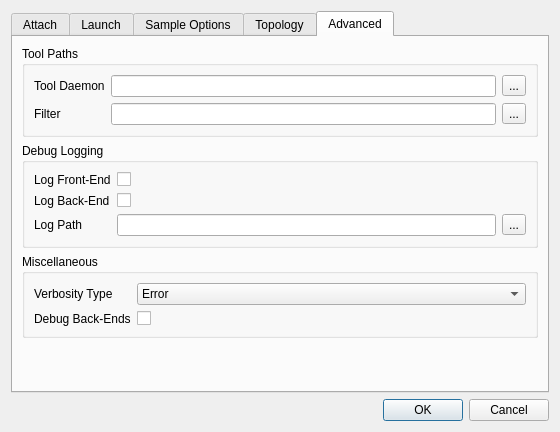
<?xml version="1.0" encoding="UTF-8"?>
<ui version="4.0">
 <class>JobControlDialog</class>
 <widget class="QDialog" name="JobControlDialog">
  <property name="geometry">
   <rect>
    <x>0</x>
    <y>0</y>
    <width>560</width>
    <height>432</height>
   </rect>
  </property>
  <property name="windowTitle">
   <string>Dialog</string>
  </property>
  <layout class="QVBoxLayout" name="verticalLayout">
   <item>
    <widget class="QTabWidget" name="tabWidget">
     <property name="currentIndex">
      <number>4</number>
     </property>
     <widget class="QWidget" name="tabAttach">
      <attribute name="title">
       <string>Attach</string>
      </attribute>
      <layout class="QVBoxLayout" name="verticalLayout_3">
       <item>
        <widget class="QGroupBox" name="grpRemoteHost">
         <property name="title">
          <string>Remote Host</string>
         </property>
         <layout class="QGridLayout" name="gridLayout">
          <item row="1" column="1">
           <widget class="QLineEdit" name="txtRemoteHost"/>
          </item>
          <item row="1" column="2">
           <widget class="QPushButton" name="btnSearchProcesses">
            <property name="text">
             <string>Search Host Processes</string>
            </property>
           </widget>
          </item>
          <item row="1" column="0">
           <widget class="QLabel" name="lblRemoteHost">
            <property name="text">
             <string>Remote Host</string>
            </property>
           </widget>
          </item>
          <item row="0" column="0">
           <widget class="QLabel" name="lblRemoteShell">
            <property name="text">
             <string>Remote Shell</string>
            </property>
           </widget>
          </item>
          <item row="0" column="1">
           <widget class="QComboBox" name="cmbRemoteShell">
            <item>
             <property name="text">
              <string>rsh</string>
             </property>
            </item>
            <item>
             <property name="text">
              <string>ssh</string>
             </property>
            </item>
           </widget>
          </item>
         </layout>
        </widget>
       </item>
       <item>
        <widget class="QGroupBox" name="grpProcesses">
         <property name="title">
          <string>Processes</string>
         </property>
         <layout class="QVBoxLayout" name="verticalLayout_2">
          <item>
           <widget class="QLineEdit" name="txtProcessesFitler"/>
          </item>
          <item>
           <widget class="QListWidget" name="lstProcesses"/>
          </item>
         </layout>
        </widget>
       </item>
      </layout>
     </widget>
     <widget class="QWidget" name="tabLaunch">
      <attribute name="title">
       <string>Launch</string>
      </attribute>
      <layout class="QVBoxLayout" name="verticalLayout_4">
       <item>
        <widget class="QLineEdit" name="txtLaunchString"/>
       </item>
       <item>
        <spacer name="verticalSpacer">
         <property name="orientation">
          <enum>Qt::Vertical</enum>
         </property>
         <property name="sizeHint" stdset="0">
          <size>
           <width>20</width>
           <height>40</height>
          </size>
         </property>
        </spacer>
       </item>
      </layout>
     </widget>
     <widget class="QWidget" name="tabSample">
      <attribute name="title">
       <string>Sample Options</string>
      </attribute>
      <layout class="QFormLayout" name="formLayout">
       <property name="fieldGrowthPolicy">
        <enum>QFormLayout::AllNonFixedFieldsGrow</enum>
       </property>
       <item row="1" column="0">
        <widget class="QLabel" name="lblSampleType">
         <property name="text">
          <string>Sample Type</string>
         </property>
        </widget>
       </item>
       <item row="1" column="1">
        <widget class="QComboBox" name="cmbSampleType">
         <item>
          <property name="text">
           <string>Function Only</string>
          </property>
         </item>
         <item>
          <property name="text">
           <string>Function and PC</string>
          </property>
         </item>
         <item>
          <property name="text">
           <string>Function and Line</string>
          </property>
         </item>
        </widget>
       </item>
       <item row="2" column="0">
        <widget class="QLabel" name="lblRetries">
         <property name="text">
          <string>Retries</string>
         </property>
        </widget>
       </item>
       <item row="2" column="1">
        <widget class="QSpinBox" name="txtRetries">
         <property name="value">
          <number>5</number>
         </property>
        </widget>
       </item>
       <item row="3" column="0">
        <widget class="QLabel" name="lblRetryFrequency">
         <property name="text">
          <string>Retry Frequency</string>
         </property>
        </widget>
       </item>
       <item row="3" column="1">
        <widget class="QSpinBox" name="txtRetryFrequency">
         <property name="suffix">
          <string>ms</string>
         </property>
         <property name="maximum">
          <number>9999</number>
         </property>
         <property name="value">
          <number>10</number>
         </property>
        </widget>
       </item>
       <item row="0" column="0">
        <widget class="QLabel" name="lblWithThreads">
         <property name="text">
          <string>With Threads</string>
         </property>
        </widget>
       </item>
       <item row="0" column="1">
        <widget class="QComboBox" name="cmbWithThreads">
         <item>
          <property name="text">
           <string>Yes</string>
          </property>
         </item>
         <item>
          <property name="text">
           <string>No</string>
          </property>
         </item>
        </widget>
       </item>
      </layout>
     </widget>
     <widget class="QWidget" name="tabTopology">
      <attribute name="title">
       <string>Topology</string>
      </attribute>
      <layout class="QVBoxLayout" name="verticalLayout_6">
       <item>
        <widget class="QGroupBox" name="grpTopology">
         <property name="title">
          <string>Topology</string>
         </property>
         <layout class="QFormLayout" name="formLayout_3">
          <item row="0" column="0">
           <widget class="QLabel" name="lblTopologyType">
            <property name="text">
             <string>Topology Type</string>
            </property>
           </widget>
          </item>
          <item row="0" column="1">
           <widget class="QComboBox" name="cmbTopologyType">
            <item>
             <property name="text">
              <string>Automatic</string>
             </property>
            </item>
            <item>
             <property name="text">
              <string>Depth</string>
             </property>
            </item>
            <item>
             <property name="text">
              <string>Max Fanout</string>
             </property>
            </item>
            <item>
             <property name="text">
              <string>Custom</string>
             </property>
            </item>
           </widget>
          </item>
          <item row="1" column="0">
           <widget class="QLabel" name="lblTopology">
            <property name="text">
             <string>Topology</string>
            </property>
           </widget>
          </item>
          <item row="1" column="1">
           <widget class="QLineEdit" name="txtTopology"/>
          </item>
         </layout>
        </widget>
       </item>
       <item>
        <widget class="QGroupBox" name="grpCommNodes">
         <property name="title">
          <string>Communication Nodes</string>
         </property>
         <layout class="QFormLayout" name="formLayout_2">
          <item row="0" column="0">
           <widget class="QLabel" name="lblNodes">
            <property name="text">
             <string>Nodes</string>
            </property>
           </widget>
          </item>
          <item row="0" column="1">
           <widget class="QLineEdit" name="txtNodes"/>
          </item>
          <item row="1" column="0">
           <widget class="QLabel" name="lblShareNodes">
            <property name="text">
             <string>Share App Nodes</string>
            </property>
           </widget>
          </item>
          <item row="1" column="1">
           <widget class="QCheckBox" name="chkShareNodes">
            <property name="text">
             <string/>
            </property>
           </widget>
          </item>
          <item row="2" column="0">
           <widget class="QLabel" name="lblProcsPerNode">
            <property name="text">
             <string>Processes</string>
            </property>
           </widget>
          </item>
          <item row="2" column="1">
           <widget class="QSpinBox" name="txtProcsPerNode">
            <property name="suffix">
             <string> per node</string>
            </property>
            <property name="minimum">
             <number>1</number>
            </property>
            <property name="value">
             <number>8</number>
            </property>
           </widget>
          </item>
         </layout>
        </widget>
       </item>
       <item>
        <spacer name="verticalSpacer_3">
         <property name="orientation">
          <enum>Qt::Vertical</enum>
         </property>
         <property name="sizeHint" stdset="0">
          <size>
           <width>20</width>
           <height>40</height>
          </size>
         </property>
        </spacer>
       </item>
      </layout>
     </widget>
     <widget class="QWidget" name="tabAdvanced">
      <attribute name="title">
       <string>Advanced</string>
      </attribute>
      <layout class="QVBoxLayout" name="verticalLayout_5">
       <item>
        <widget class="QGroupBox" name="grpToolPaths">
         <property name="title">
          <string>Tool Paths</string>
         </property>
         <layout class="QGridLayout" name="gridLayout_2">
          <item row="0" column="1">
           <widget class="QLineEdit" name="txtDaemonPath"/>
          </item>
          <item row="0" column="2">
           <widget class="QToolButton" name="btnDaemonPath">
            <property name="text">
             <string>...</string>
            </property>
           </widget>
          </item>
          <item row="1" column="1">
           <widget class="QLineEdit" name="txtFilterPath"/>
          </item>
          <item row="1" column="2">
           <widget class="QToolButton" name="btnFilterPath">
            <property name="text">
             <string>...</string>
            </property>
           </widget>
          </item>
          <item row="0" column="0">
           <widget class="QLabel" name="lblDaemonPath">
            <property name="text">
             <string>Tool Daemon</string>
            </property>
           </widget>
          </item>
          <item row="1" column="0">
           <widget class="QLabel" name="lblFilterPath">
            <property name="text">
             <string>Filter</string>
            </property>
           </widget>
          </item>
         </layout>
        </widget>
       </item>
       <item>
        <widget class="QGroupBox" name="grpDebugLogging">
         <property name="title">
          <string>Debug Logging</string>
         </property>
         <layout class="QGridLayout" name="gridLayout_3">
          <item row="0" column="0">
           <widget class="QLabel" name="lblLogFrontEnd">
            <property name="text">
             <string>Log Front-End</string>
            </property>
           </widget>
          </item>
          <item row="0" column="1">
           <widget class="QCheckBox" name="chkLogFrontEnd">
            <property name="text">
             <string/>
            </property>
           </widget>
          </item>
          <item row="1" column="0">
           <widget class="QLabel" name="lblLogBackEnd">
            <property name="text">
             <string>Log Back-End</string>
            </property>
           </widget>
          </item>
          <item row="1" column="1">
           <widget class="QCheckBox" name="chkBackEnd">
            <property name="text">
             <string/>
            </property>
           </widget>
          </item>
          <item row="2" column="0">
           <widget class="QLabel" name="lblLogPath">
            <property name="text">
             <string>Log Path</string>
            </property>
           </widget>
          </item>
          <item row="2" column="1">
           <widget class="QLineEdit" name="txtLogPath"/>
          </item>
          <item row="2" column="2">
           <widget class="QToolButton" name="btnLogPath">
            <property name="text">
             <string>...</string>
            </property>
           </widget>
          </item>
         </layout>
        </widget>
       </item>
       <item>
        <widget class="QGroupBox" name="grpMiscellaneous">
         <property name="title">
          <string>Miscellaneous</string>
         </property>
         <layout class="QGridLayout" name="gridLayout_4">
          <item row="0" column="0">
           <widget class="QLabel" name="lblVerbosityType">
            <property name="text">
             <string>Verbosity Type</string>
            </property>
           </widget>
          </item>
          <item row="0" column="1">
           <widget class="QComboBox" name="cmbVerbosityType">
            <property name="sizePolicy">
             <sizepolicy hsizetype="Expanding" vsizetype="Fixed">
              <horstretch>0</horstretch>
              <verstretch>0</verstretch>
             </sizepolicy>
            </property>
            <item>
             <property name="text">
              <string>Error</string>
             </property>
            </item>
            <item>
             <property name="text">
              <string>Standard Out (stdout)</string>
             </property>
            </item>
            <item>
             <property name="text">
              <string>Full</string>
             </property>
            </item>
           </widget>
          </item>
          <item row="1" column="0">
           <widget class="QLabel" name="lblDebugBackEnds">
            <property name="text">
             <string>Debug Back-Ends</string>
            </property>
           </widget>
          </item>
          <item row="1" column="1">
           <widget class="QCheckBox" name="chkDebugBackEnds">
            <property name="text">
             <string/>
            </property>
           </widget>
          </item>
         </layout>
        </widget>
       </item>
       <item>
        <spacer name="verticalSpacer_2">
         <property name="orientation">
          <enum>Qt::Vertical</enum>
         </property>
         <property name="sizeHint" stdset="0">
          <size>
           <width>20</width>
           <height>40</height>
          </size>
         </property>
        </spacer>
       </item>
      </layout>
     </widget>
    </widget>
   </item>
   <item>
    <widget class="QDialogButtonBox" name="buttonBox">
     <property name="orientation">
      <enum>Qt::Horizontal</enum>
     </property>
     <property name="standardButtons">
      <set>QDialogButtonBox::Cancel|QDialogButtonBox::Ok</set>
     </property>
    </widget>
   </item>
  </layout>
 </widget>
 <resources/>
 <connections>
  <connection>
   <sender>buttonBox</sender>
   <signal>accepted()</signal>
   <receiver>JobControlDialog</receiver>
   <slot>accept()</slot>
   <hints>
    <hint type="sourcelabel">
     <x>248</x>
     <y>254</y>
    </hint>
    <hint type="destinationlabel">
     <x>157</x>
     <y>274</y>
    </hint>
   </hints>
  </connection>
  <connection>
   <sender>buttonBox</sender>
   <signal>rejected()</signal>
   <receiver>JobControlDialog</receiver>
   <slot>reject()</slot>
   <hints>
    <hint type="sourcelabel">
     <x>316</x>
     <y>260</y>
    </hint>
    <hint type="destinationlabel">
     <x>286</x>
     <y>274</y>
    </hint>
   </hints>
  </connection>
 </connections>
</ui>
